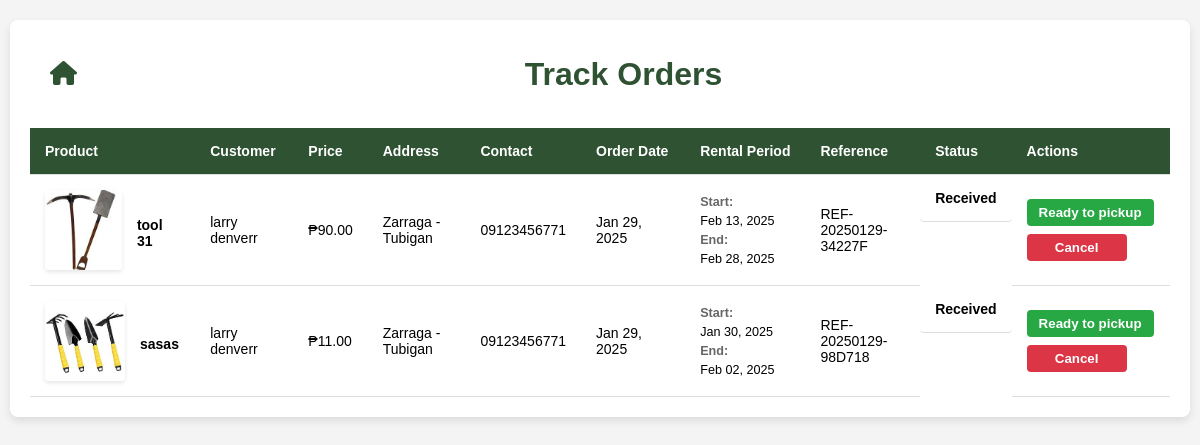
The page /index/TrackOrder.php on the database as committed earlier.
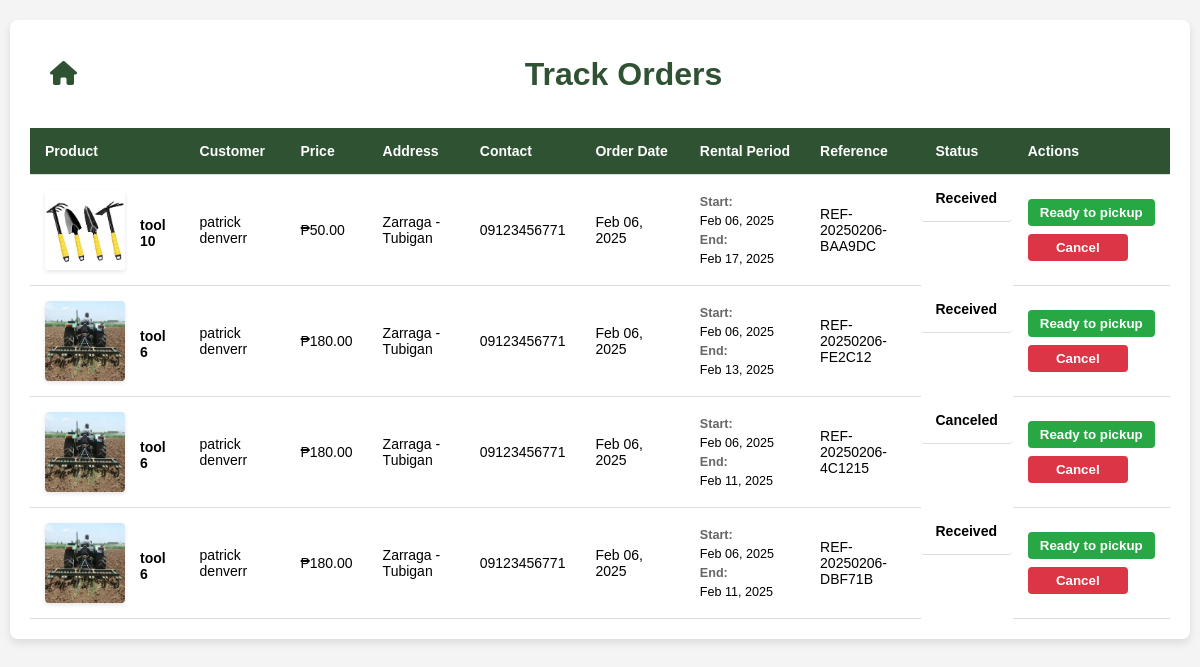
The same page on the database as committed later.
### tables this page shows
CREATE TABLE `order_details` (
  `id` int(11) NOT NULL,
  `order_id` int(11) NOT NULL,
  `product_id` int(11) NOT NULL,
  `quantity` int(11) NOT NULL,
  `price` decimal(10,2) NOT NULL,
  `start_date` date DEFAULT NULL,
  `end_date` date DEFAULT NULL
);

CREATE TABLE `products` (
  `id` int(11) NOT NULL,
  `product_name` varchar(255) NOT NULL,
  `location` varchar(255) NOT NULL,
  `description` text DEFAULT NULL,
  `quantity` int(11) NOT NULL,
  `categories` varchar(255) NOT NULL,
  `price` decimal(10,2) NOT NULL,
  `image` varchar(255) NOT NULL,
  `status` enum('pending','approved','declined') DEFAULT 'pending',
  `rent_days` int(11) NOT NULL,
  `created_at` timestamp NOT NULL DEFAULT current_timestamp(),
  `penalty_amount` decimal(10,2) DEFAULT 0.05
);

CREATE TABLE `customer` (
  `customer_id` int(11) NOT NULL,
  `firstname` varchar(100) NOT NULL,
  `lastname` varchar(100) NOT NULL,
  `town` varchar(50) DEFAULT NULL,
  `contact_number` varchar(15) NOT NULL,
  `address` varchar(255) NOT NULL,
  `email` varchar(255) NOT NULL,
  `password` varchar(255) NOT NULL,
  `images` varchar(255) DEFAULT NULL,
  `status` enum('pending','approved','declined') DEFAULT 'pending',
  `profile_image` varchar(255) DEFAULT NULL,
  `reset_token` varchar(255) DEFAULT NULL,
  `reset_token_expiry` datetime DEFAULT NULL
);

CREATE TABLE `orders` (
  `id` int(11) NOT NULL,
  `customer_id` int(11) NOT NULL,
  `order_date` timestamp NOT NULL DEFAULT current_timestamp(),
  `reference_number` varchar(255) NOT NULL,
  `delivery_method` enum('pickup','cod') NOT NULL DEFAULT 'pickup',
  `total_price` decimal(10,2) NOT NULL,
  `status` enum('pending','ready_to_pick_up','canceled','received') DEFAULT 'pending',
  `penalty_amount` decimal(10,2) DEFAULT 0.00
);

### index/TrackOrder.php (the view, shortened to what this page needs)
<?php
include 'config.php';
$sql = "
    SELECT
        o.id AS order_id,
        p.image AS product_image,
        p.product_name,
        CONCAT(c.firstname, ' ', c.lastname) AS customer_name,
        od.price,
        CONCAT(c.town, ' - ', c.address) AS full_address,
        c.contact_number,
        o.order_date,
        o.delivery_method,
        o.reference_number,
        od.start_date,
        od.end_date,
        o.status AS order_status
    FROM
        order_details od
    JOIN
        orders o ON od.order_id = o.id
    JOIN
        customer c ON o.customer_id = c.customer_id
    JOIN
        products p ON od.product_id = p.id
    ORDER BY
        o.order_date DESC
";
$result = $conn->query($sql);
?>
<!DOCTYPE html>
<html lang='en'>
<head>
    <link href='https://cdnjs.cloudflare.com/ajax/libs/font-awesome/6.0.0-beta3/css/all.min.css' rel='stylesheet'>
</head>
<body>
    <div class='container'>
        <header>
            <a href='../Admin.php' class='back-button'><i class='fa-solid fa-house'></i></a>
            <h1>Track Orders</h1>
        </header>
        <?php if ($result->num_rows > 0): ?>
            <table class='order-table'>
                <thead>
                    <tr>
                        <th>Product</th>
                        <th>Customer</th>
                        <th>Price</th>
                        <th>Address</th>
                        <th>Contact</th>
                        <th>Order Date</th>
                        <th>Rental Period</th>
                        <th>Reference</th>
                        <th>Status</th>
                        <th>Actions</th>
                    </tr>
                </thead>
                <tbody>
                    <?php while ($row = $result->fetch_assoc()): ?>
                        <tr id='order-<?php echo $row['order_id']; ?>'>
                            <td>
                                <div class="product-info">
                                    <img src='uploaded_img/<?php echo htmlspecialchars($row['product_image']); ?>'
                                         alt='<?php echo htmlspecialchars($row['product_name']); ?>'
                                         class='product-img'
                                         onerror="this.src='uploaded_img/default_image.jpg';">
                                    <div class="product-name"><?php echo htmlspecialchars($row['product_name']); ?></div>
                                </div>
                            </td>
                            <td><?php echo htmlspecialchars($row['customer_name']); ?></td>
                            <td>₱<?php echo number_format($row['price'], 2); ?></td>
                            <td><?php echo htmlspecialchars($row['full_address']); ?></td>
                            <td><?php echo htmlspecialchars($row['contact_number']); ?></td>
                            <td><?php echo date('M d, Y', strtotime($row['order_date'])); ?></td>
                            <td>
                                <div class="rental-period">
                                    <span class="date-label">Start:</span>
                                    <?php echo date('M d, Y', strtotime($row['start_date'])); ?>
                                    <span class="date-label">End:</span>
                                    <?php echo date('M d, Y', strtotime($row['end_date'])); ?>
                                </div>
                            </td>
                            <td><?php echo htmlspecialchars($row['reference_number']); ?></td>
                            <td class='order-status' id='status-<?php echo $row['order_id']; ?>'>
                                <?php echo ucfirst($row['order_status']); ?>
                            </td>
                            <td>
                                <div class='action-buttons'>
                                    <button class='ready-btn' data-order-id='<?php echo $row['order_id']; ?>'>
                                        Ready to pickup
                                    </button>
                                    <button class='cancel-btn' data-order-id='<?php echo $row['order_id']; ?>'>
                                        Cancel
                                    </button>
                                </div>
                            </td>
                        </tr>
                    <?php endwhile; ?>
                </tbody>
            </table>
        <?php else: ?>
            <p>No orders found.</p>
        <?php endif; ?>
    </div>
</body>
</html>

Rows that differ between the two databases and show on the page:
removed order_details: product.image (picture), product.product_name "tool 31", customer_name "larry denverr", price "90.00", full_address "Zarraga - Tubigan", customer.contact_number "09123456771", order.order_date "Jan 29, 2025", start_date "Feb 13, 2025", end_date "Feb 28, 2025", order.reference_number "REF-20250129-34227F", order.status "Received"
removed order_details: product.image (picture), product.product_name "sasas", customer_name "larry denverr", price "11.00", full_address "Zarraga - Tubigan", customer.contact_number "09123456771", order.order_date "Jan 29, 2025", start_date "Jan 30, 2025", end_date "Feb 02, 2025", order.reference_number "REF-20250129-98D718", order.status "Received"
added order_details: product.image (picture), product.product_name "tool 10", customer_name "patrick denverr", price "50.00", full_address "Zarraga - Tubigan", customer.contact_number "09123456771", order.order_date "Feb 06, 2025", start_date "Feb 06, 2025", end_date "Feb 17, 2025", order.reference_number "REF-20250206-BAA9DC", order.status "Received"
added order_details: product.image (picture), product.product_name "tool 6", customer_name "patrick denverr", price "180.00", full_address "Zarraga - Tubigan", customer.contact_number "09123456771", order.order_date "Feb 06, 2025", start_date "Feb 06, 2025", end_date "Feb 13, 2025", order.reference_number "REF-20250206-FE2C12", order.status "Received"
added order_details: product.image (picture), product.product_name "tool 6", customer_name "patrick denverr", price "180.00", full_address "Zarraga - Tubigan", customer.contact_number "09123456771", order.order_date "Feb 06, 2025", start_date "Feb 06, 2025", end_date "Feb 11, 2025", order.reference_number "REF-20250206-4C1215", order.status "Canceled"
added order_details: product.image (picture), product.product_name "tool 6", customer_name "patrick denverr", price "180.00", full_address "Zarraga - Tubigan", customer.contact_number "09123456771", order.order_date "Feb 06, 2025", start_date "Feb 06, 2025", end_date "Feb 11, 2025", order.reference_number "REF-20250206-DBF71B", order.status "Received"
